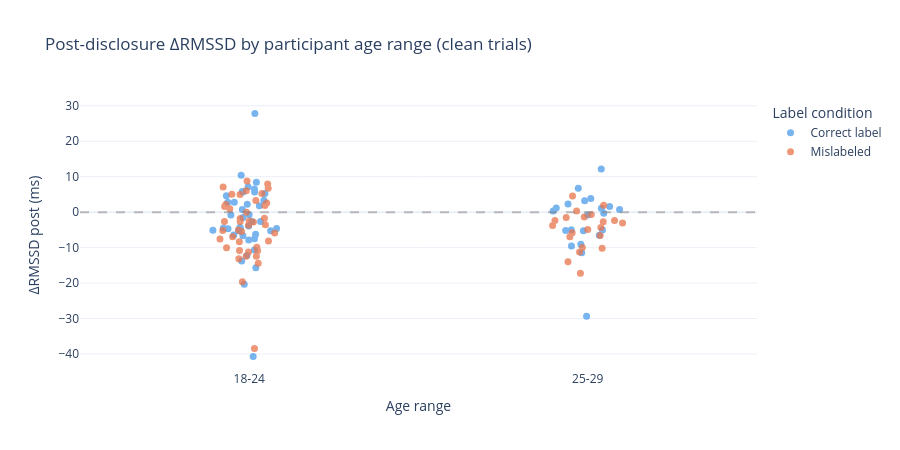

This figure's notebook cell:
### Markdown cell above
### 10a. Post-disclosure ΔRMSSD by age range

### Code cell
# Merge demographics – normalise age-range dash variants (hyphen vs en-dash)
demo = participants[['participant_id', 'age', 'nationality']].copy()
demo['age'] = demo['age'].str.replace('–', '-', regex=False).str.strip()

df_demo = valid_clean.merge(demo, on='participant_id', how='left')

# Canonical age-band order (youngest → oldest; unknown last)
AGE_ORDER = ['18-24', '25-29', '30-34', '35-39', '40-44', '45-49', '50+', 'Unknown']
age_present = [a for a in AGE_ORDER if a in df_demo['age'].dropna().unique()]

fig_age = px.strip(
    df_demo,
    x='age', y='delta_rmssd_post',
    color='label_condition',
    color_discrete_map={'Correct label': '#4C9BE8', 'Mislabeled': '#E8754C'},
    category_orders={'age': age_present},
    hover_data=['participant_id', 'song'],
    title='Post-disclosure ΔRMSSD by participant age range (clean trials)',
    labels={
        'delta_rmssd_post': 'ΔRMSSD post (ms)',
        'age': 'Age range',
        'label_condition': 'Label condition',
    },
    template='plotly_white',
    stripmode='overlay',
    height=450,
)
fig_age.update_traces(jitter=0.45, marker_size=7, opacity=0.75)
fig_age.add_hline(y=0, line_dash='dash', line_color='grey', opacity=0.5)
fig_age.show()

### Figure 1 — Plotly figure (JSON) as saved in the notebook; plotly's stock layout.template omitted (floating-point values rounded to 4 significant figures)
{"data": [{"alignmentgroup": "True", "boxpoints": "all", "customdata": [["25DLWY", "warm-light-patio"], ["25DLWY", "guitar-vinaigrette"], ["25DLWY", "red-motel-key"], ["37X57U", "guitar-vinaigrette"], ["37X57U", "violins-&-sand"], ["37X57U", "warm-light-patio"], ["3U84EL", "sun-through-blinds"], ["3U84EL", "red-motel-key"], ["3U84EL", "guitar-vinaigrette"], ["4XU4M9", "old-blue-sheet"], ["4XU4M9", "red-motel-key"], ["4XU4M9", "warm-light-patio"], ["57B9UE", "guitar-vinaigrette"], ["57B9UE", "violins-&-sand"], ["57B9UE", "red-motel-key"], ["9FRRF6", "old-blue-sheet"], ["9FRRF6", "violins-&-sand"], ["9FRRF6", "sun-through-blinds"], ["9WBNKV", "sun-through-blinds"], ["9WBNKV", "red-motel-key"], ["9WBNKV", "violins-&-sand"], ["BX57PN", "old-blue-sheet"], ["BX57PN", "warm-light-patio"], ["BX57PN", "guitar-vinaigrette"], ["C5C7VS", "red-motel-key"], ["C5C7VS", "sun-through-blinds"], ["C5C7VS", "violins-&-sand"], ["GKQ4V7", "sun-through-blinds"], ["GKQ4V7", "old-blue-sheet"], ["GKQ4V7", "warm-light-patio"], ["JGNUMT", "warm-light-patio"], ["JGNUMT", "violins-&-sand"], ["JGNUMT", "guitar-vinaigrette"], ["KD5ZFN", "warm-light-patio"], ["KD5ZFN", "sun-through-blinds"], ["KD5ZFN", "old-blue-sheet"], ["MBCFCZ", "red-motel-key"], ["MBCFCZ", "violins-&-sand"], ["MBCFCZ", "warm-light-patio"], ["NVTK75", "sun-through-blinds"], ["NVTK75", "guitar-vinaigrette"], ["P7M2VU", "old-blue-sheet"], ["P7M2VU", "sun-through-blinds"], ["P7M2VU", "guitar-vinaigrette"], ["RQLMGW", "red-motel-key"], ["RQLMGW", "old-blue-sheet"], ["RQLMGW", "sun-through-blinds"], ["SWEPBP", "old-blue-sheet"], ["SWEPBP", "warm-light-patio"], ["SWEPBP", "violins-&-sand"], ["U6J9VR", "red-motel-key"], ["U6J9VR", "old-blue-sheet"], ["U6J9VR", "guitar-vinaigrette"], ["VNTXA6", "red-motel-key"], ["VNTXA6", "old-blue-sheet"], ["VNTXA6", "guitar-vinaigrette"], ["WQXDGF", "sun-through-blinds"], ["WQXDGF", "old-blue-sheet"], ["WQXDGF", "warm-light-patio"], ["ZSREG4", "old-blue-sheet"], ["ZSREG4", "warm-light-patio"], ["ZSREG4", "guitar-vinaigrette"]], "fillcolor": "rgba(255,255,255,0)", "hoveron": "points", "hovertemplate": "Label condition=Correct label<br>Age range=%{x}<br>ΔRMSSD post (ms)=%{y}<br>participant_id=%{customdata[0]}<br>song=%{customdata[1]}<extra></extra>", "jitter": 0.45, "legendgroup": "Correct label", "line": {"color": "rgba(255,255,255,0)"}, "marker": {"color": "#4C9BE8", "size": 7}, "name": "Correct label", "offsetgroup": "Correct label", "opacity": 0.75, "orientation": "v", "pointpos": 0, "showlegend": true, "type": "box", "x": ["18-24", "18-24", "18-24", "18-24", "18-24", "18-24", "18-24", "18-24", "18-24", "18-24", "18-24", "18-24", "18-24", "18-24", "18-24", "25-29", "25-29", "25-29", "18-24", "18-24", "18-24", "25-29", "25-29", "25-29", "18-24", "18-24", "18-24", "18-24", "18-24", "18-24", "18-24", "18-24", "18-24", "25-29", "25-29", "25-29", "25-29", "25-29", "25-29", "18-24", "18-24", "25-29", "25-29", "25-29", "25-29", "25-29", "25-29", "18-24", "18-24", "18-24", "18-24", "18-24", "18-24", "18-24", "18-24", "18-24", "25-29", "25-29", "25-29", "18-24", "18-24", "18-24"], "x0": " ", "xaxis": "x", "y": [-3.9, -6.21, 0.7828, -7.48, -5.27, -6.661, -13.76, -0.7451, -1.495, -4.22, 5.694, -2.602, -2.652, -4.652, -5.12, -29.36, 0.7712, 3.848, 5.81, 6.534, -15.65, 3.214, 2.31, -9.027, -4.489, -0.8044, 2.801, 1.793, 5.692, -6.433, -12.23, 8.468, 7.144, -0.3052, 1.179, 0.3204, -6.511, -9.542, -0.7786, 10.44, -4.614, -11.45, 1.574, 6.732, 12.19, -5.173, 1.077, -40.7, 27.83, -4.523, -10.68, -20.34, -7.823, 3.361, 2.806, -5.232, -4.973, -5.035, -5.261, 2.253, 4.642, 5.301], "y0": " ", "yaxis": "y"}, {"alignmentgroup": "True", "boxpoints": "all", "customdata": [["25DLWY", "violins-&-sand"], ["25DLWY", "old-blue-sheet"], ["25DLWY", "sun-through-blinds"], ["37X57U", "sun-through-blinds"], ["37X57U", "old-blue-sheet"], ["37X57U", "red-motel-key"], ["3U84EL", "old-blue-sheet"], ["3U84EL", "warm-light-patio"], ["3U84EL", "violins-&-sand"], ["4XU4M9", "guitar-vinaigrette"], ["4XU4M9", "sun-through-blinds"], ["4XU4M9", "violins-&-sand"], ["57B9UE", "warm-light-patio"], ["57B9UE", "old-blue-sheet"], ["57B9UE", "sun-through-blinds"], ["9FRRF6", "red-motel-key"], ["9FRRF6", "warm-light-patio"], ["9FRRF6", "guitar-vinaigrette"], ["9WBNKV", "warm-light-patio"], ["9WBNKV", "guitar-vinaigrette"], ["9WBNKV", "old-blue-sheet"], ["BX57PN", "violins-&-sand"], ["BX57PN", "red-motel-key"], ["BX57PN", "sun-through-blinds"], ["C5C7VS", "warm-light-patio"], ["C5C7VS", "guitar-vinaigrette"], ["C5C7VS", "old-blue-sheet"], ["GKQ4V7", "violins-&-sand"], ["GKQ4V7", "guitar-vinaigrette"], ["GKQ4V7", "red-motel-key"], ["JGNUMT", "red-motel-key"], ["JGNUMT", "sun-through-blinds"], ["JGNUMT", "old-blue-sheet"], ["KD5ZFN", "violins-&-sand"], ["KD5ZFN", "guitar-vinaigrette"], ["KD5ZFN", "red-motel-key"], ["MBCFCZ", "old-blue-sheet"], ["MBCFCZ", "sun-through-blinds"], ["MBCFCZ", "guitar-vinaigrette"], ["NVTK75", "old-blue-sheet"], ["NVTK75", "warm-light-patio"], ["NVTK75", "violins-&-sand"], ["P7M2VU", "warm-light-patio"], ["P7M2VU", "violins-&-sand"], ["P7M2VU", "red-motel-key"], ["RQLMGW", "violins-&-sand"], ["RQLMGW", "guitar-vinaigrette"], ["RQLMGW", "warm-light-patio"], ["SWEPBP", "guitar-vinaigrette"], ["SWEPBP", "sun-through-blinds"], ["SWEPBP", "red-motel-key"], ["U6J9VR", "warm-light-patio"], ["U6J9VR", "violins-&-sand"], ["U6J9VR", "sun-through-blinds"], ["VNTXA6", "warm-light-patio"], ["VNTXA6", "violins-&-sand"], ["VNTXA6", "sun-through-blinds"], ["WQXDGF", "guitar-vinaigrette"], ["WQXDGF", "red-motel-key"], ["WQXDGF", "violins-&-sand"], ["ZSREG4", "violins-&-sand"], ["ZSREG4", "red-motel-key"], ["ZSREG4", "sun-through-blinds"]], "fillcolor": "rgba(255,255,255,0)", "hoveron": "points", "hovertemplate": "Label condition=Mislabeled<br>Age range=%{x}<br>ΔRMSSD post (ms)=%{y}<br>participant_id=%{customdata[0]}<br>song=%{customdata[1]}<extra></extra>", "jitter": 0.45, "legendgroup": "Mislabeled", "line": {"color": "rgba(255,255,255,0)"}, "marker": {"color": "#E8754C", "size": 7}, "name": "Mislabeled", "offsetgroup": "Mislabeled", "opacity": 0.75, "orientation": "v", "pointpos": 0, "showlegend": true, "type": "box", "x": ["18-24", "18-24", "18-24", "18-24", "18-24", "18-24", "18-24", "18-24", "18-24", "18-24", "18-24", "18-24", "18-24", "18-24", "18-24", "25-29", "25-29", "25-29", "18-24", "18-24", "18-24", "25-29", "25-29", "25-29", "18-24", "18-24", "18-24", "18-24", "18-24", "18-24", "18-24", "18-24", "18-24", "25-29", "25-29", "25-29", "25-29", "25-29", "25-29", "18-24", "18-24", "18-24", "25-29", "25-29", "25-29", "25-29", "25-29", "25-29", "18-24", "18-24", "18-24", "18-24", "18-24", "18-24", "18-24", "18-24", "18-24", "25-29", "25-29", "25-29", "18-24", "18-24", "18-24"], "x0": " ", "xaxis": "x", "y": [-2.615, -3.665, -5.449, -10.8, -3.566, 0.9513, 1.87, 1.615, -1.683, -38.43, -9.912, 8.811, -19.64, 5.034, -1.819, -3.77, -2.731, -11.21, 5.246, -2.508, -14.42, -3.06, -6.578, 0.3339, -5.166, -5.006, -5.883, -2.755, 3.304, -10.88, -13.17, -8.344, 4.997, -1.489, -1.379, -0.6327, -2.355, 4.559, -17.25, 7.951, -12.41, -12.42, -6.958, 1.973, -4.3, -9.965, -2.359, -4.878, 6.028, 2.601, 6.729, -11.24, 7.117, -8.13, -2.626, -10.02, -6.955, -5.779, -14.0, -10.16, -0.04491, 2.174, -7.548], "y0": " ", "yaxis": "y"}], "layout": {"boxmode": "overlay", "height": 450, "legend": {"title": {"text": "Label condition"}, "tracegroupgap": 0}, "shapes": [{"line": {"color": "grey", "dash": "dash"}, "opacity": 0.5, "type": "line", "x0": 0, "x1": 1, "xref": "x domain", "y0": 0, "y1": 0, "yref": "y"}], "title": {"text": "Post-disclosure ΔRMSSD by participant age range (clean trials)"}, "xaxis": {"anchor": "y", "categoryarray": ["18-24", "25-29"], "categoryorder": "array", "domain": [0, 1], "title": {"text": "Age range"}}, "yaxis": {"anchor": "x", "domain": [0, 1], "title": {"text": "ΔRMSSD post (ms)"}}}}
